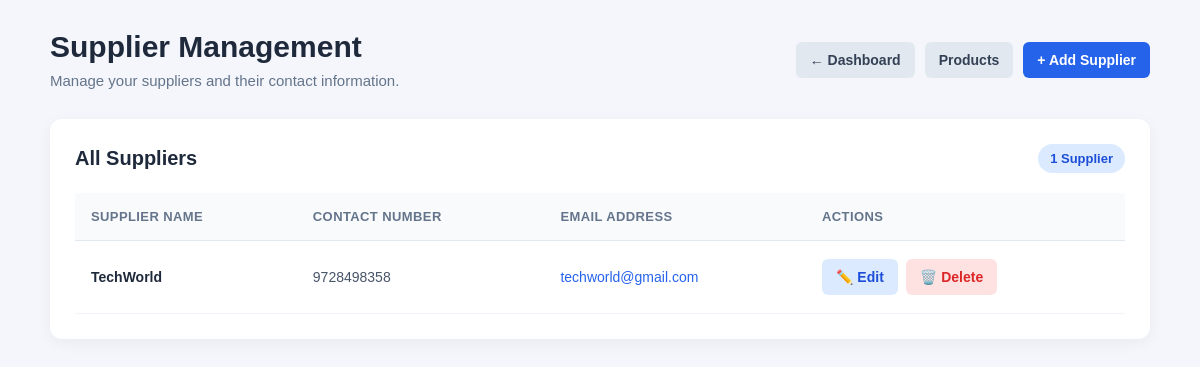
Screenshot of /suppliers/ with the database file from the repository.
### inventory/models.py (models this page shows, shortened)
class Supplier(models.Model):
    name = models.CharField(max_length=100)
    contact = models.CharField(max_length=20)
    email = models.EmailField(blank=True)

### inventory/views.py (the view)
# urls.py: path('suppliers/', supplier_list, name='supplier_list'),
def supplier_list(request):
    suppliers = Supplier.objects.all().order_by('name')
    return render(
        request,
        'inventory/supplier_list.html',
        {
            'suppliers': suppliers,
        }
    )

### inventory/templates/inventory/supplier_list.html (shortened to what this page needs)
<!DOCTYPE html>
<html lang="en">
<head>
</head>
<body>
    <div class="container">
        <div class="header">
            <div>
                <h1>Supplier Management</h1>
                <p class="subtitle">
                    Manage your suppliers and their contact information.
                </p>
            </div>
            <div style="display: flex; gap: 10px; flex-wrap: wrap;">
                <a href="{% url 'dashboard' %}" class="btn back-btn">
                    ← Dashboard
                </a>
                <a href="{% url 'product_list' %}" class="btn back-btn">
                    Products
                </a>
                <a href="{% url 'add_supplier' %}" class="btn primary-btn">
                    + Add Supplier
                </a>
            </div>
        </div>
        <div class="card">
            <div class="card-header">
                <h2>All Suppliers</h2>
                <span class="count">
                    {{ suppliers|length }}
                    Supplier{{ suppliers|length|pluralize }}
                </span>
            </div>
            {% if suppliers %}
            <div class="table-wrapper">
                <table>
                    <thead>
                        <tr>
                            <th>Supplier Name</th>
                            <th>Contact Number</th>
                            <th>Email Address</th>
                            <th>Actions</th>
                        </tr>
                    </thead>
                    <tbody>
                        {% for supplier in suppliers %}
                        <tr>
                            <td class="supplier-name">
                                {{ supplier.name }}
                            </td>
                            <td class="contact">
                                {{ supplier.contact }}
                            </td>
                            <td class="email">
                                {% if supplier.email %}
                                    {{ supplier.email }}
                                {% else %}
                                    —
                                {% endif %}
                            </td>
                            <td>
                                <div class="actions">
                                    <a href="{% url 'edit_supplier' supplier.id %}"
                                       class="btn edit-btn">
                                        ✏️ Edit
                                    </a>
                                    <a href="{% url 'delete_supplier' supplier.id %}"
                                       class="btn delete-btn">
                                        🗑️ Delete
                                    </a>
                                </div>
                            </td>
                        </tr>
                        {% endfor %}
                    </tbody>
                </table>
            </div>
            {% endif %}
        </div>
    </div>
</body>
</html>

### inventory/templates/inventory/supplier_list.html (style rules this page uses)
* { box-sizing: border-box; margin: 0; padding: 0; }
body { font-family: Arial, sans-serif; background: #f4f6fb; color: #1e293b; padding: 30px; }
.container { max-width: 1100px; margin: 0 auto; }
.header { display: flex; justify-content: space-between; align-items: center; flex-wrap: wrap; gap: 20px; margin-bottom: 30px; }
h1 { font-size: 30px; margin-bottom: 8px; }
.subtitle { color: #64748b; font-size: 15px; }
.btn { display: inline-block; padding: 10px 14px; border-radius: 6px; text-decoration: none; font-size: 14px; font-weight: bold; border: none; cursor: pointer; transition: background 0.2s; text-align: center; }
.primary-btn { background: #2563eb; color: white; }
.back-btn { background: #e2e8f0; color: #334155; }
.card { background: white; padding: 25px; border-radius: 12px; box-shadow: 0 4px 15px rgba(0, 0, 0, 0.05); }
.card-header { display: flex; justify-content: space-between; align-items: center; gap: 15px; flex-wrap: wrap; margin-bottom: 20px; }
.card-header h2 { font-size: 20px; }
.count { background: #dbeafe; color: #1d4ed8; padding: 7px 12px; border-radius: 20px; font-size: 13px; font-weight: bold; }
.table-wrapper { width: 100%; overflow-x: auto; }
table { width: 100%; min-width: 800px; border-collapse: collapse; }
thead { background: #f8fafc; }
th { text-align: left; padding: 16px; color: #64748b; font-size: 13px; text-transform: uppercase; letter-spacing: 0.4px; border-bottom: 1px solid #e2e8f0; }
td { padding: 18px 16px; border-bottom: 1px solid #f1f5f9; font-size: 14px; }
.supplier-name { font-weight: bold; color: #1e293b; }
.contact { color: #475569; }
.email { color: #2563eb; overflow-wrap: anywhere; }
.actions { display: flex; gap: 8px; flex-wrap: wrap; }
.edit-btn { background: #dbeafe; color: #1d4ed8; }
.delete-btn { background: #fee2e2; color: #dc2626; }

### rows the page displays
Supplier: name "TechWorld", contact "9728498358", email "techworld@gmail.com"

### other values shown
{{ suppliers|length }} "1"
